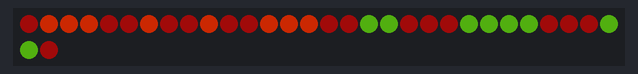
Bench run of a sketch on a simulated Arduino Uno, built with avr-gcc and run on an emulated ATmega328P. On the bench: 32 RGB LEDs in strip order, left to right, continuing on the next row. Dim RGB values are drawn brighter than linear; what the sketch prints to the serial monitor is not drawn.

Above: at 1.65 s.
At 6.15 s:
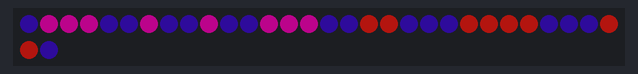
At 10.96 s:
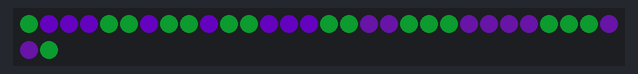
At 20.57 s:
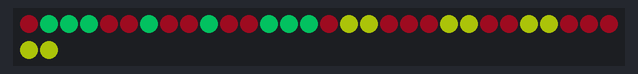
At 29.89 s:
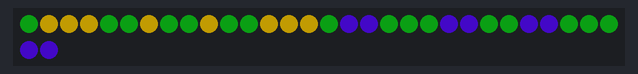
At 39.5 s:
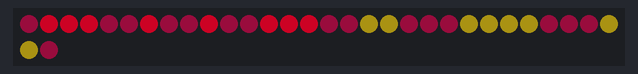

The sketch:

custom_pixel_array.ino
```cpp
//***************************************************************
// This example shows how you can create a custom array of
// specific pixels to operate on.  This might be useful if you
// wanted to light up specific pixels on a strip that are not a
// continuous sequence.  You can also quickly create a basic
// changing pattern by animating pixel number offsets as
// demonstated here.
//
// **Note**: You must define NUM_LEDS as 32 or more when running
// this example since specific pixel numbers have been hardcoded
// into some arrays and we must be able to actually write data
// to those pixels.  (If your setup is less then 32 pixels, you
// should still set NUM_LEDS to 32, you just won't see some of
// the patterns.)
//
//
// Also, see this example by chemdoc77 to take the idea even
// further by using arrays of arrays to make animated patterns.
// https://github.com/chemdoc77/CD77_FastLED/tree/master/CD77_NeoMatrix_8X8_panel_Fun_with_FastLED
//
//
// Marc Miller, May 2021
//***************************************************************

#include "FastLED.h"
#define LED_TYPE LPD8806
#define DATA_PIN 11
#define CLOCK_PIN 13
#define NUM_LEDS 32
#define COLOR_ORDER GRB
CRGB leds[NUM_LEDS];
#define BRIGHTNESS 128


#define ARRAY_SIZE(A) (sizeof(A) / sizeof((A)[0]))

const uint8_t customArray[] = {1,2,3,6,9,12,13,14};
const uint8_t customArraySize = ARRAY_SIZE(customArray);

const uint8_t pulseArray[] = {16,17,21,22};
const uint8_t pulseArraySize = ARRAY_SIZE(pulseArray);

uint8_t hue;
uint8_t hueStep;
boolean togglePulse;


//---------------------------------------------------------------
void setup() {
  Serial.begin(115200);
  delay(1500);
  FastLED.addLeds<LED_TYPE, DATA_PIN, CLOCK_PIN, COLOR_ORDER>(leds, NUM_LEDS);
  FastLED.setBrightness(BRIGHTNESS);
  Serial.println("\nSetup done.\n");
}

//---------------------------------------------------------------
void loop() {
  EVERY_N_MILLISECONDS(25) {
    hue++;
  }

  EVERY_N_SECONDS(3) {
    hueStep = (hueStep + 1) % 17;
  }

  // fill entire strip for some animted background color
  fill_solid(leds, NUM_LEDS, CHSV(hue,190,130) );


  // first part of strip using customArray
  for (uint8_t i = 0; i < customArraySize; i++) {
    uint8_t hueNew = hue + 15 + (hueStep * 21);
    leds[ customArray[i] ] = CHSV(hueNew,230,255);
  }


  // second part of strip displays pulseArray pattern
  EVERY_N_MILLISECONDS(750) {
    togglePulse = !togglePulse;
  }

  for (uint8_t i = 0; i < pulseArraySize; i++) {
    if (togglePulse) {
      leds[ pulseArray[i] ]     = CHSV(hue+80,210,255);
      // duplicate pattern down strip, shifted by 9 pixels
      leds[ pulseArray[i] + 9 ] = CHSV(hue+80,210,255);
    } else {
      // shift original pattern over one pixel
      leds[ pulseArray[i] + 1 ] = CHSV(hue+80,180,180);
      // duplicate pattern down strip, shifted by 8 pixels
      leds[ pulseArray[i] + 8 ] = CHSV(hue+80,180,180);
    }
  }

  FastLED.show();

}
```
